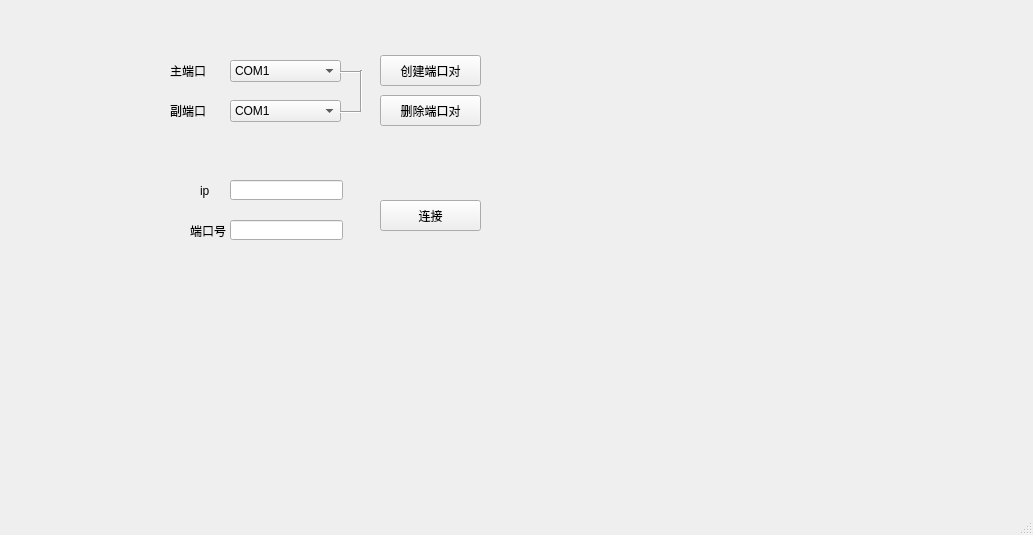
<?xml version="1.0" encoding="UTF-8"?>
<ui version="4.0">
 <class>MainWindow</class>
 <widget class="QMainWindow" name="MainWindow">
  <property name="geometry">
   <rect>
    <x>0</x>
    <y>0</y>
    <width>1033</width>
    <height>535</height>
   </rect>
  </property>
  <property name="windowTitle">
   <string>MainWindow</string>
  </property>
  <widget class="QWidget" name="centralwidget">
   <widget class="QComboBox" name="comboBox">
    <property name="geometry">
     <rect>
      <x>230</x>
      <y>60</y>
      <width>111</width>
      <height>22</height>
     </rect>
    </property>
    <item>
     <property name="text">
      <string>COM1</string>
     </property>
    </item>
    <item>
     <property name="text">
      <string>COM2</string>
     </property>
    </item>
    <item>
     <property name="text">
      <string>COM3</string>
     </property>
    </item>
    <item>
     <property name="text">
      <string>COM4</string>
     </property>
    </item>
    <item>
     <property name="text">
      <string>COM5</string>
     </property>
    </item>
    <item>
     <property name="text">
      <string>COM6</string>
     </property>
    </item>
    <item>
     <property name="text">
      <string>COM7</string>
     </property>
    </item>
    <item>
     <property name="text">
      <string>COM8</string>
     </property>
    </item>
    <item>
     <property name="text">
      <string>COM9</string>
     </property>
    </item>
    <item>
     <property name="text">
      <string>COM10</string>
     </property>
    </item>
    <item>
     <property name="text">
      <string>COM11</string>
     </property>
    </item>
    <item>
     <property name="text">
      <string>COM12</string>
     </property>
    </item>
    <item>
     <property name="text">
      <string>COM13</string>
     </property>
    </item>
    <item>
     <property name="text">
      <string>COM14</string>
     </property>
    </item>
    <item>
     <property name="text">
      <string>COM15</string>
     </property>
    </item>
    <item>
     <property name="text">
      <string>COM16</string>
     </property>
    </item>
    <item>
     <property name="text">
      <string>COM17</string>
     </property>
    </item>
    <item>
     <property name="text">
      <string>COM18</string>
     </property>
    </item>
    <item>
     <property name="text">
      <string>COM19</string>
     </property>
    </item>
    <item>
     <property name="text">
      <string>COM20</string>
     </property>
    </item>
   </widget>
   <widget class="QComboBox" name="comboBox_2">
    <property name="geometry">
     <rect>
      <x>230</x>
      <y>100</y>
      <width>111</width>
      <height>22</height>
     </rect>
    </property>
    <item>
     <property name="text">
      <string>COM1</string>
     </property>
    </item>
    <item>
     <property name="text">
      <string>COM2</string>
     </property>
    </item>
    <item>
     <property name="text">
      <string>COM3</string>
     </property>
    </item>
    <item>
     <property name="text">
      <string>COM4</string>
     </property>
    </item>
    <item>
     <property name="text">
      <string>COM5</string>
     </property>
    </item>
    <item>
     <property name="text">
      <string>COM6</string>
     </property>
    </item>
    <item>
     <property name="text">
      <string>COM7</string>
     </property>
    </item>
    <item>
     <property name="text">
      <string>COM8</string>
     </property>
    </item>
    <item>
     <property name="text">
      <string>COM9</string>
     </property>
    </item>
    <item>
     <property name="text">
      <string>COM10</string>
     </property>
    </item>
    <item>
     <property name="text">
      <string>COM11</string>
     </property>
    </item>
    <item>
     <property name="text">
      <string>COM12</string>
     </property>
    </item>
    <item>
     <property name="text">
      <string>COM13</string>
     </property>
    </item>
    <item>
     <property name="text">
      <string>COM14</string>
     </property>
    </item>
    <item>
     <property name="text">
      <string>COM15</string>
     </property>
    </item>
    <item>
     <property name="text">
      <string>COM16</string>
     </property>
    </item>
    <item>
     <property name="text">
      <string>COM17</string>
     </property>
    </item>
    <item>
     <property name="text">
      <string>COM18</string>
     </property>
    </item>
    <item>
     <property name="text">
      <string>COM19</string>
     </property>
    </item>
    <item>
     <property name="text">
      <string>COM20</string>
     </property>
    </item>
   </widget>
   <widget class="QLabel" name="label">
    <property name="geometry">
     <rect>
      <x>170</x>
      <y>60</y>
      <width>61</width>
      <height>21</height>
     </rect>
    </property>
    <property name="text">
     <string>主端口</string>
    </property>
   </widget>
   <widget class="QLabel" name="label_2">
    <property name="geometry">
     <rect>
      <x>170</x>
      <y>100</y>
      <width>61</width>
      <height>21</height>
     </rect>
    </property>
    <property name="text">
     <string>副端口</string>
    </property>
   </widget>
   <widget class="QPushButton" name="pushButton">
    <property name="geometry">
     <rect>
      <x>380</x>
      <y>55</y>
      <width>101</width>
      <height>31</height>
     </rect>
    </property>
    <property name="text">
     <string>创建端口对</string>
    </property>
   </widget>
   <widget class="Line" name="line">
    <property name="geometry">
     <rect>
      <x>340</x>
      <y>64</y>
      <width>21</width>
      <height>16</height>
     </rect>
    </property>
    <property name="orientation">
     <enum>Qt::Horizontal</enum>
    </property>
   </widget>
   <widget class="Line" name="line_2">
    <property name="geometry">
     <rect>
      <x>340</x>
      <y>104</y>
      <width>21</width>
      <height>16</height>
     </rect>
    </property>
    <property name="orientation">
     <enum>Qt::Horizontal</enum>
    </property>
   </widget>
   <widget class="Line" name="line_3">
    <property name="geometry">
     <rect>
      <x>351</x>
      <y>70</y>
      <width>20</width>
      <height>41</height>
     </rect>
    </property>
    <property name="orientation">
     <enum>Qt::Vertical</enum>
    </property>
   </widget>
   <widget class="QLineEdit" name="lineEdit">
    <property name="geometry">
     <rect>
      <x>230</x>
      <y>180</y>
      <width>113</width>
      <height>20</height>
     </rect>
    </property>
   </widget>
   <widget class="QLineEdit" name="lineEdit_2">
    <property name="geometry">
     <rect>
      <x>230</x>
      <y>220</y>
      <width>113</width>
      <height>20</height>
     </rect>
    </property>
   </widget>
   <widget class="QLabel" name="label_3">
    <property name="geometry">
     <rect>
      <x>200</x>
      <y>180</y>
      <width>21</width>
      <height>21</height>
     </rect>
    </property>
    <property name="text">
     <string>ip</string>
    </property>
   </widget>
   <widget class="QLabel" name="label_4">
    <property name="geometry">
     <rect>
      <x>190</x>
      <y>220</y>
      <width>41</width>
      <height>21</height>
     </rect>
    </property>
    <property name="text">
     <string>端口号</string>
    </property>
   </widget>
   <widget class="QPushButton" name="pushButton_2">
    <property name="geometry">
     <rect>
      <x>380</x>
      <y>95</y>
      <width>101</width>
      <height>31</height>
     </rect>
    </property>
    <property name="text">
     <string>删除端口对</string>
    </property>
   </widget>
   <widget class="QPushButton" name="pushButton_3">
    <property name="geometry">
     <rect>
      <x>380</x>
      <y>200</y>
      <width>101</width>
      <height>31</height>
     </rect>
    </property>
    <property name="text">
     <string>连接</string>
    </property>
   </widget>
  </widget>
  <widget class="QMenuBar" name="menubar">
   <property name="geometry">
    <rect>
     <x>0</x>
     <y>0</y>
     <width>1033</width>
     <height>23</height>
    </rect>
   </property>
  </widget>
  <widget class="QStatusBar" name="statusbar"/>
 </widget>
 <resources/>
 <connections/>
</ui>
